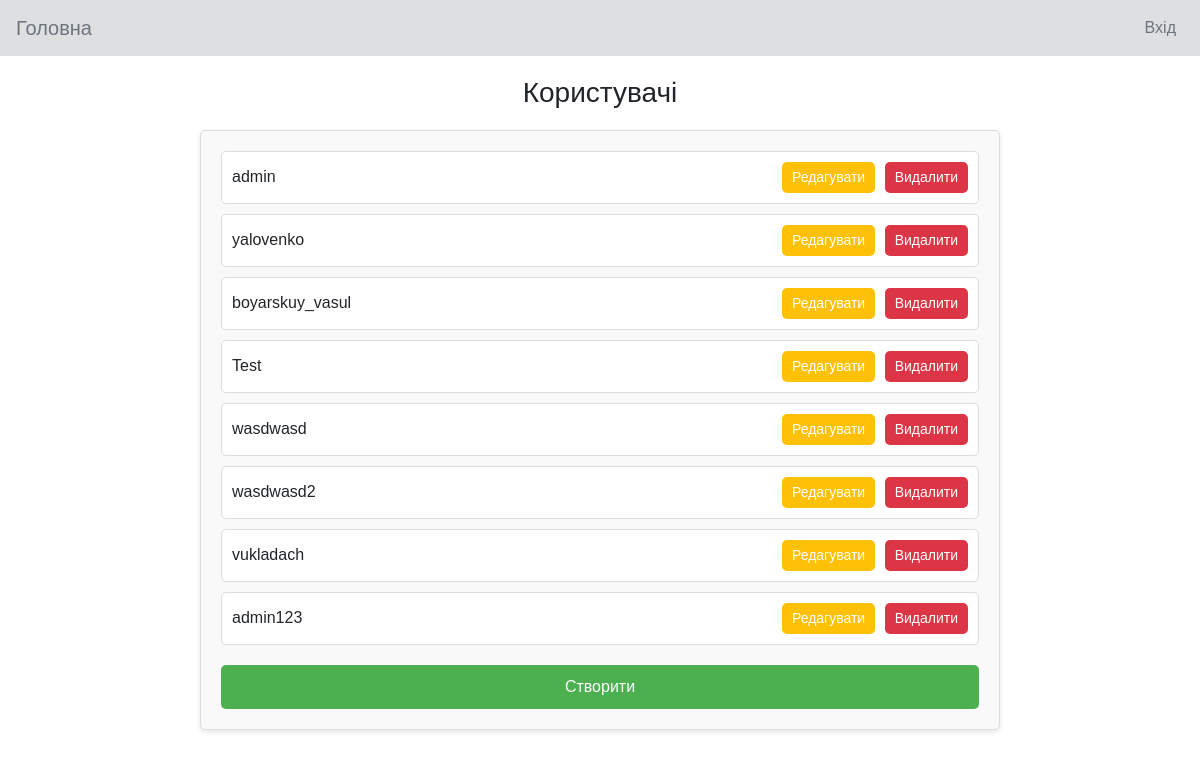
Page /control/korustyvach/ on the committed database.
### korustyvach/models.py (models this page shows)
class User(AbstractUser):
    is_vukladach = models.BooleanField(default=False)
    is_admin = models.BooleanField(default=False)
    vukladach=models.ForeignKey(Vukladach,on_delete=models.PROTECT, null=True, blank=True)

### korustyvach/views.py (the view)
# urls.py: path('', KorustyvachList.as_view(), name='korustyvach_list'),
class KorustyvachList(ListView):
    model = User
    template_name = "korustyvach/korustyvach_list.html"
    context_object_name = "korustyvachs"

### korustyvach/templates/korustyvach/korustyvach_list.html (shortened to what this page needs)
{% extends "main/index.html" %}
{% block content %}
    <main>
        <h1>Користувачі</h1>
        <div class="rozklad-container">
            <ul>
                {% for korustyvach in korustyvachs %}
                    <li>
                        <span>{{ korustyvach }}</span>
                        <div>
                            <a href="">
                                <button class="edit">Редагувати</button>
                            </a>
                            <a href="{% url 'delete_korustyvach' korustyvach.id %}">
                                <button class="delete">Видалити</button>
                            </a>
                        </div>
                    </li>
                {% endfor %}
            </ul>
            <a href="{% url 'korustyvach_create' %}" class="create-button">Створити</a>
        </div>
    </main>
{% endblock content %}

### korustyvach/templates/korustyvach/korustyvach_list.html (style rules this page uses)
body { font-family: Arial, sans-serif; margin: 0; padding: 0; }
main { padding: 20px; }
h1 { font-size: 28px; text-align: center; margin-bottom: 20px; }
.rozklad-container { max-width: 800px; margin: 0 auto; background-color: #f9f9f9; padding: 20px; border: 1px solid #ddd; border-radius: 5px; box-shadow: 0 2px 5px rgba(0, 0, 0, 0.1); }
.rozklad-container ul { list-style: none; padding: 0; }
.rozklad-container li { display: flex; justify-content: space-between; align-items: center; margin-bottom: 10px; padding: 10px; border: 1px solid #ddd; border-radius: 5px; background-color: #fff; }
.rozklad-container li span { font-size: 16px; }
.rozklad-container button { padding: 5px 10px; border: none; border-radius: 5px; cursor: pointer; font-size: 14px; }
.rozklad-container .edit { background-color: #ffc107; color: #fff; margin-right: 5px; }
.rozklad-container .delete { background-color: #dc3545; color: #fff; }
.create-button { display: block; width: 100%; text-align: center; margin: 20px auto 0; padding: 10px; background-color: #4CAF50; color: white; text-decoration: none; border-radius: 5px; font-size: 16px; }
a { text-decoration: none; color: inherit; }

### rows in the picture
User: username "admin"
User: username "yalovenko"
User: username "boyarskuy_vasul"
User: username "Test"
User: username "wasdwasd"
User: username "wasdwasd2"
User: username "vukladach"
User: username "admin123"
